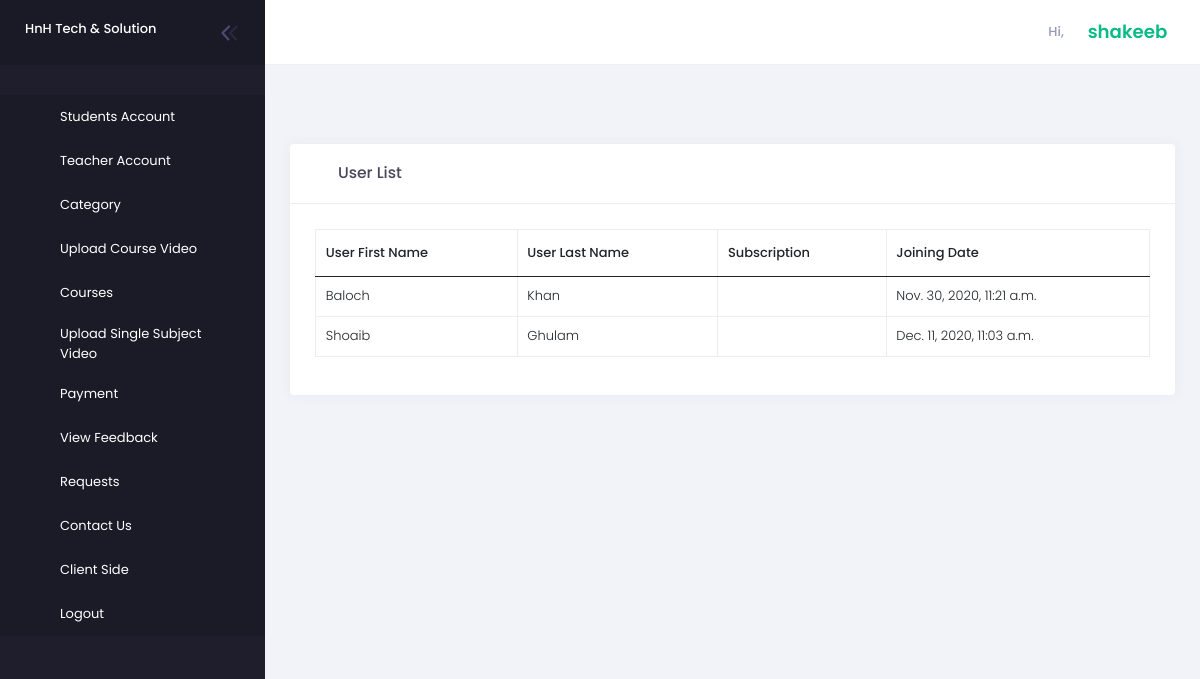
Before: /superadmin/Teacher_Panel (signed in) with the older database file.
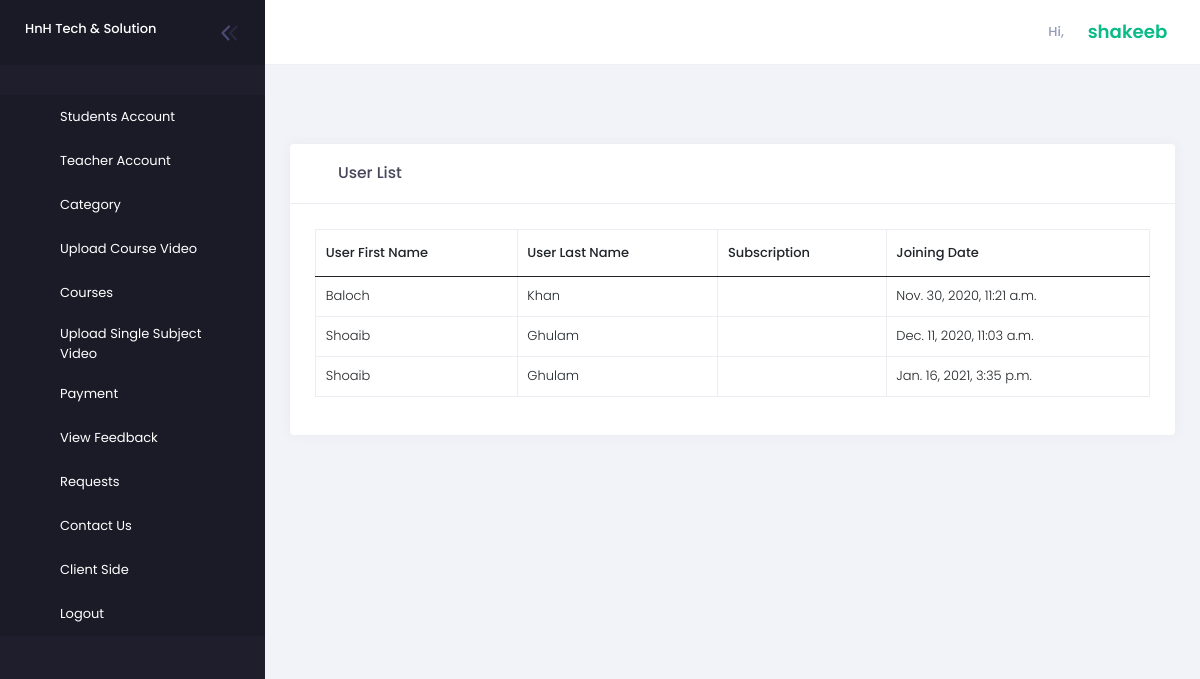
After: the same page with the newer database file.
### superadmin/models.py (models this page shows, shortened)
class User_Account(models.Model):
    User_Account_Id=models.AutoField(primary_key=True)
    U_Fname=models.CharField(max_length=100, default="First Name")
    U_Lname=models.CharField(max_length=100, default="Last Name")
    U_Email=models.CharField(max_length=100, default="Email Name")
    Username=models.CharField(max_length=100, default="Username ")
    SPassword=models.TextField(max_length=3000, default="Password ")
    U_ContactNo=models.CharField(max_length=100, default="Contact no")
    U_Desc=models.TextField(default="No")
    Gender=models.CharField(max_length=100, default="Male")
    DOB=models.DateField(auto_now_add=True,blank=True, null=True)
    Joining_Date=models.DateTimeField(auto_now_add=True,blank=True, null=True)
    U_Image= models.ImageField(upload_to='Useraccount/',default="dummy.jpg")
    Token=models.CharField(max_length=20, default="0000")
    Status=models.CharField(max_length=100, choices=STATUS,default="active")
    Subscription_Status=models.CharField(max_length=100, choices=STATUS,default="inactive")
    Refered_by_Trainer=models.ForeignKey(Trainer_Account , on_delete=models.CASCADE,blank=True,null=True)
    Package_Id=models.ForeignKey(Package , on_delete=models.CASCADE,blank=True,null=True)

### superadmin/views.py (the view)
# urls.py: path('Teacher_Panel', views.Teacher_Panel,name="Teacher_Panel"),
def Teacher_Panel(request):
    if not request.session.has_key('trainerid'):
        return redirect('/teacherlogin/login')
    try:
        data=User_Account.objects.filter(Refered_by_Trainer=request.session['trainerid'])
        return render(request,'superadmin/referals.html',{'data':data})
    except:
        return redirect('/superadmin/Teacher_Panel')

### templates/superadmin/referals.html (shortened to what this page needs)
{% extends 'superadmin/base.html' %} {% load static %} {% block body %}
<div class="kt-container  kt-container--fluid  kt-grid__item kt-grid__item--fluid">
    <div class="kt-portlet kt-portlet--mobile">
        <div class="kt-portlet__head kt-portlet__head--lg">
            <div class="kt-portlet__head-label">
                <span class="kt-portlet__head-icon">
					<i class="kt-font-brand flaticon2-line-chart"></i>
				</span>
                <h3 class="kt-portlet__head-title">
                    User List
                </h3>
            </div>
        </div>
        <div class="kt-portlet__body">
            <div class="table-responsive">
                <table class="table table-striped- table-bordered table-hover table-checkable " id="kt_table">
                    <thead>
                        <tr>
                            <th>User First Name</th>
                            <th>User Last Name</th>
                            <th>Subscription</th>
                            <th>Joining Date</th>
                        </tr>
                    </thead>
                    <tbody>
                        {% for data in data %}
                        <tr>
                            <td>
                                {{data.U_Fname}}
                            </td>
                            <td>
                                {{data.U_Lname}}
                            </td>
                            <td>
                            </td>
                            <td>
                                {{data.Joining_Date}}
                            </td>
                            {% endfor %}
                    </tbody>
                </table>
            </div>
        </div>
    </div>
</div>
{% endblock %}

### templates/superadmin/base.html (shortened to what this page needs)
{% load static %}
<!DOCTYPE html>
<html dir="ltr" lang="en">
<head>
    <link href="{% static '' %}assets/plugins/custom/fullcalendar/fullcalendar.bundle.css" rel="stylesheet" type="text/css" />
    <link href="{% static '' %}assets/plugins/global/plugins.bundle.css" rel="stylesheet" type="text/css" />
    <link href="{% static '' %}assets/css/style.bundle.css" rel="stylesheet" type="text/css" />
    <link href="{% static '' %}validator/css/parsley.css" rel="stylesheet"  />
    <link href="{% static '' %}assets/calendar/dist/fullcalendar.css" rel="stylesheet" />
    <link href="{% static '' %}assets/css/skins/header/base/light.css" rel="stylesheet" type="text/css" />
    <link href="{% static '' %}assets/css/skins/header/menu/light.css" rel="stylesheet" type="text/css" />
    <link href="{% static '' %}assets/css/skins/brand/dark.css" rel="stylesheet" type="text/css" />
    <link href="{% static '' %}assets/css/skins/aside/dark.css" rel="stylesheet" type="text/css" />
    <link href="{% static '' %}assets/css/pages/wizard/wizard-2.css" rel="stylesheet" type="text/css" />
    <link href="{% static '' %}assets/plugins/custom/datatables/datatables.bundle.css" rel="stylesheet" type="text/css" />
    <link href="{% static '' %}validator/css/bootstrap.min.css" rel="stylesheet"  />
    <link href="{% static '' %}validator/css/parsley.css" rel="stylesheet"  />
</head>
</html>
{% include 'superadmin/header.html' %} {% block body %} {% endblock %} {% include 'superadmin/footer.html' %}

### templates/superadmin/header.html (shortened to what this page needs)
{% load static %}
<!DOCTYPE html>
<html lang="en">
<head>
    <link href="{% static '' %}assets/plugins/custom/fullcalendar/fullcalendar.bundle.css" rel="stylesheet" type="text/css" />
    <link href="{% static '' %}assets/plugins/global/plugins.bundle.css" rel="stylesheet" type="text/css" />
    <link href="{% static '' %}assets/css/style.bundle.css" rel="stylesheet" type="text/css" />
    <link href="{% static '' %}assets/calendar/dist/fullcalendar.css" rel="stylesheet" />
    <link href="{% static '' %}assets/css/skins/header/base/light.css" rel="stylesheet" type="text/css" />
    <link href="{% static '' %}assets/css/skins/header/menu/light.css" rel="stylesheet" type="text/css" />
    <link href="{% static '' %}assets/css/skins/brand/dark.css" rel="stylesheet" type="text/css" />
    <link href="{% static '' %}assets/css/skins/aside/dark.css" rel="stylesheet" type="text/css" />
    <link href="{% static '' %}assets/css/pages/wizard/wizard-2.css" rel="stylesheet" type="text/css" />
    <link href="{% static '' %}assets/plugins/custom/datatables/datatables.bundle.css" rel="stylesheet" type="text/css" />
</head>
<body class="kt-quick-panel--right kt-demo-panel--right kt-offcanvas-panel--right kt-header--fixed kt-header-mobile--fixed kt-subheader--enabled kt-subheader--fixed kt-subheader--solid kt-aside--enabled kt-aside--fixed kt-page--loading">
    <div class="kt-grid kt-grid--hor kt-grid--root">
        <div class="kt-grid__item kt-grid__item--fluid kt-grid kt-grid--ver kt-page">
            <div class="kt-aside  kt-aside--fixed  kt-grid__item kt-grid kt-grid--desktop kt-grid--hor-desktop" id="kt_aside">
                <div class="kt-aside__brand kt-grid__item " id="kt_aside_brand">
                    <div class="kt-aside__brand-logo">
                        <a href="javascript:void(0)">
                            <h6 style="color: white">HnH Tech & Solution</h2>
                        </a>
                    </div>
                    <div class="kt-aside__brand-tools">
                        <button class="kt-aside__brand-aside-toggler" id="kt_aside_toggler">
							<span></span>
						</button>
                    </div>
                </div>
                <div class="kt-aside-menu-wrapper kt-grid__item kt-grid__item--fluid" id="kt_aside_menu_wrapper">
                    <div id="kt_aside_menu" class="kt-aside-menu " data-ktmenu-vertical="1" data-ktmenu-scroll="1" data-ktmenu-dropdown-timeout="500">
                        <ul class="kt-menu__nav ">
                            <li class="kt-menu__item  kt-menu__item--active" aria-haspopup="true"><a href="/superadmin/" class="kt-menu__link "><span class="kt-menu__link-icon">
								<i class="fa fa-users"></i>
							</span><span class="kt-menu__link-text">Students Account</span></a></li>
                            <li class="kt-menu__item  kt-menu__item--active" aria-haspopup="true"><a href="/superadmin/traineraccount" class="kt-menu__link "><span
						class="kt-menu__link-icon">
						<i class="fa fa-chalkboard-teacher"></i>
					</span><span class="kt-menu__link-text">Teacher Account</span></a></li>
                            <li class="kt-menu__item  kt-menu__item--active" aria-haspopup="true"><a href="/superadmin/category" class="kt-menu__link "><span class="kt-menu__link-icon">
						<i class="fa fa-file-invoice-dollar"></i>
					</span><span class="kt-menu__link-text"> Category</span></a></li>
                            <li class="kt-menu__item  kt-menu__item--active" aria-haspopup="true"><a href="/superadmin/video" class="kt-menu__link "><span class="kt-menu__link-icon">
						<i class="fa fa-video"></i>
					</span><span class="kt-menu__link-text">Upload Course Video</span></a></li>
                            <li class="kt-menu__item  kt-menu__item--active" aria-haspopup="true"><a href="/superadmin/series" class="kt-menu__link "><span class="kt-menu__link-icon">
						<i class="fa fa-file"></i>
					</span><span class="kt-menu__link-text">Courses</span></a></li>
                            <li class="kt-menu__item  kt-menu__item--active" aria-haspopup="true"><a href="/superadmin/Upload_Single_Videos" class="kt-menu__link "><span class="kt-menu__link-icon">
						<i class="fa fa-file"></i>
					</span><span class="kt-menu__link-text">Upload Single Subject Video</span></a></li>
                            <li class="kt-menu__item  kt-menu__item--active" aria-haspopup="true"><a href="/superadmin/payment" class="kt-menu__link "><span class="kt-menu__link-icon">
						<i class="fa fa-hand-holding-usd"></i>
					</span><span class="kt-menu__link-text">Payment</span></a></li>
                            <li class="kt-menu__item  kt-menu__item--active" aria-haspopup="true"><a href="/superadmin/feedback" class="kt-menu__link "><span class="kt-menu__link-icon">
						<i class="flaticon-eye"></i>
					</span><span class="kt-menu__link-text">View Feedback</span></a></li>
                            <li class="kt-menu__item  kt-menu__item--active" aria-haspopup="true"><a href="/superadmin/requests" class="kt-menu__link "><span class="kt-menu__link-icon">
						<i class="flaticon-eye"></i>
					</span><span class="kt-menu__link-text">Requests  </span></a></li>
                            <li class="kt-menu__item  kt-menu__item--active" aria-haspopup="true"><a href="/superadmin/contact"  class="kt-menu__link "><span class="kt-menu__link-icon">
						<i class="fa fa-link"></i>
					</span><span class="kt-menu__link-text">Contact Us </span></a></li>
                            <li class="kt-menu__item  kt-menu__item--active" aria-haspopup="true"><a href="/" target="_blank"  class="kt-menu__link "><span class="kt-menu__link-icon">
						<i class="fa fa-link"></i>
					</span><span class="kt-menu__link-text">Client Side </span></a></li>
                            <li class="kt-menu__item  kt-menu__item--active" aria-haspopup="true"><a href="/superadmin/logout" class="kt-menu__link "><span class="kt-menu__link-icon">
						<i class="flaticon-logout"></i>
					</span><span class="kt-menu__link-text">Logout</span></a></li>
                        </ul>
                    </div>
                </div>
            </div>
            <div class="kt-grid__item kt-grid__item--fluid kt-grid kt-grid--hor kt-wrapper" id="kt_wrapper">
                <div id="kt_header" class="kt-header kt-grid__item  kt-header--fixed ">
                    <div class="kt-header-menu-wrapper" id="kt_header_menu_wrapper">
                    </div>
                    <div class="kt-header__topbar">
                        <div class="kt-header__topbar-item kt-header__topbar-item--user">
                            <div class="kt-header__topbar-wrapper" data-toggle="dropdown" data-offset="0px,0px">
                                <div class="kt-header__topbar-user">
                                    <span class="kt-header__topbar-welcome kt-hidden-mobile">Hi,</span>
                                    <span class="kt-badge kt-badge--username  kt-badge--lg kt-badge--rounded kt-badge--bold" style="color: #0abb87; cursor: auto" > {{request.session.userName}}</span>
                                </div>
                            </div>
                        </div>
                    </div>
                </div>
                <div class="kt-content  kt-grid__item kt-grid__item--fluid kt-grid kt-grid--hor" id="kt_content">

### templates/superadmin/footer.html (shortened to what this page needs)
{% load static %}
</body>
</html>

### static/assets/css/skins/header/base/light.css (style rules this page uses)
@media (min-width: 1025px) { .kt-header { background-color: #ffffff; border-bottom: 1px solid #eff0f6; } }
.kt-header .kt-header__topbar .kt-header__topbar-item.kt-header__topbar-item--user .kt-header__topbar-user .kt-header__topbar-welcome { -webkit-transition: all 0.3s; transition: all 0.3s; color: #959cb6; }
.kt-header .kt-header__topbar .kt-header__topbar-item.kt-header__topbar-item--user .kt-header__topbar-user .kt-badge.kt-badge--username { height: 35px; width: 35px; font-size: 1.4rem; font-weight: 600; }

### static/assets/css/skins/brand/dark.css (style rules this page uses)
@media (min-width: 1025px) { .kt-aside__brand { background-color: #1a1a27; -webkit-box-shadow: none; box-shadow: none; } }

### templates/superadmin/header.html (style rules this page uses)
.kt-header__topbar .kt-header__topbar-item.kt-header__topbar-item--user .kt-header__topbar-user .kt-header__topbar-welcome { display: -webkit-box; display: -ms-flexbox; display: flex; -ms-flex-item-align: center; align-self: center; padding: 0 3.55rem 0 0; font-weight: 500; font-size: 1rem; color: #636177; }
.kt-header__topbar .kt-header__topbar-item.kt-header__topbar-item--user .kt-header__topbar-user { padding: 0 40px; display: -webkit-box; display: -ms-flexbox; display: flex; -webkit-box-align: center; -ms-flex-align: center; align-items: center; -ms-flex-item-align: center; align-self: center; -webkit-box-pack: center; -ms-flex-pack: center; justify-content: center; height: 44px; border-radius: 4px; }

Changed rows visible on the page:
added User_Account: U_Fname "Shoaib", U_Lname "Ghulam", Joining_Date "Jan. 16, 2021, 3:35 p.m."
